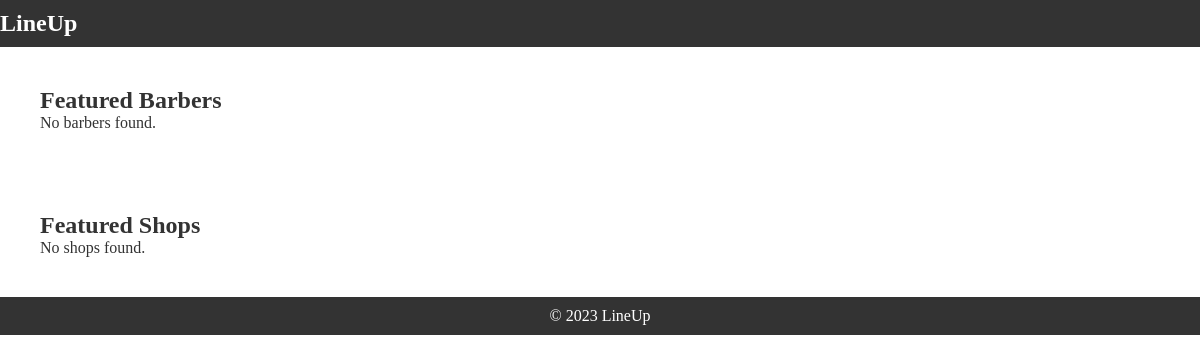
Before: /index/ with the older database file.
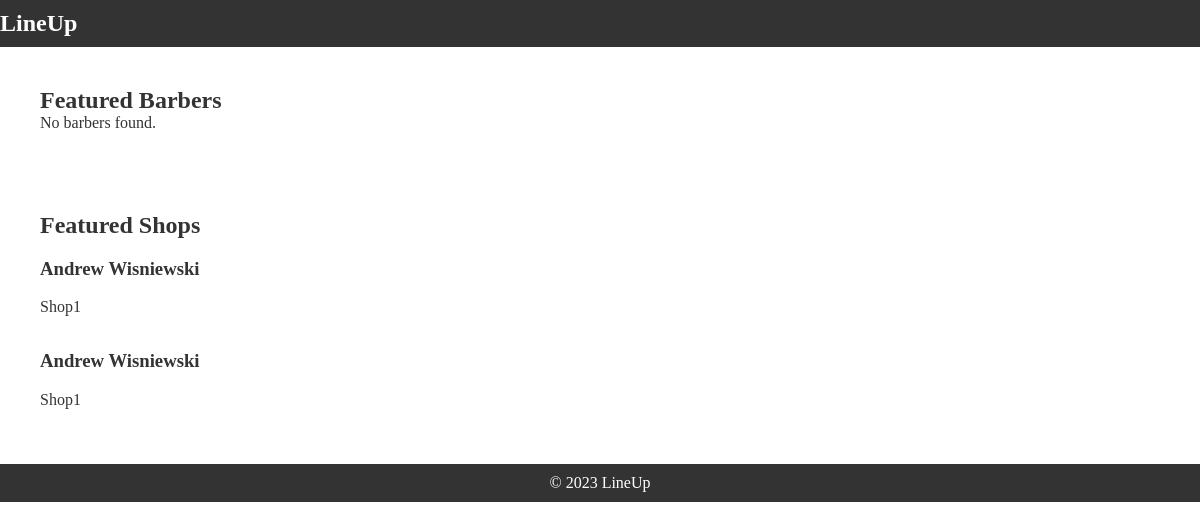
After: the same page with the newer database file.
### LineUp/Barber/models.py (models this page shows, shortened)
class Shop(models.Model):
    name = models.CharField(max_length=100)
    address = models.CharField(max_length=255)
    email = models.EmailField()
    phone_number = models.CharField(max_length=12)
    owner = models.ForeignKey(Owner, on_delete=models.SET_NULL, null=True, related_name='owned_shops')
    affiliation_code = models.CharField(max_length=10, unique=True, blank=True)
    description = models.TextField(blank=True, null=True)
    barbers = models.ManyToManyField('Barber', related_name='shops', blank=True)
    slug = models.SlugField(unique=True, blank=True)

### LineUp/Barber/views.py (the view)
# urls.py: path('index/', views.index_view, name='index'),
def index_view(request):
    all_barbers = list(Barber.objects.all())
    all_shops = list(Shop.objects.all())
    random_barbers = random.sample(all_barbers, min(len(all_barbers), 5))
    random_shops = random.sample(all_shops, min(len(all_shops), 5))
    context = {
        'random_barbers': random_barbers,
        'random_shops': random_shops,
    }
    return render(request, 'Barber/index.html', context)

### LineUp/Barber/templates/Barber/index.html (shortened to what this page needs)
{% load static %}
<!DOCTYPE html>
<html lang="en">
<head>
    <link rel="stylesheet" type="text/css" href="{% static 'Barber/styles.css' %}">
</head>
<body>
    <nav class="navbar" style="background-color: #333; color: white; padding: 10px 0;">
        <div class="container">
            <h1 class="title has-text-white">LineUp</h1>
        </div>
    </nav>
    <section id="random-barbers">
        <h2>Featured Barbers</h2>
        <div>
            {% for barber in random_barbers %}
            <div class="barber" style="display: flex; align-items: center; margin-bottom: 15px;">
                <img src="{% if barber.user.profile_pic %}{{ barber.user.profile_pic.url }}{% else %}path/to/default/image.jpg{% endif %}"
                     alt="Profile Picture of {{ barber.user.username }}"
                     style="width: 50px; height: 50px; border-radius: 50%; margin-right: 10px;">
                <div>
                    <h3><a href="{% url 'barberProfileView' slug=barber.user.slug %}" style="text-decoration: none; color: inherit;">{{ barber.user.username }}</a></h3>
                    <p>Average Rating: {% if barber.average_rating %}{{ barber.average_rating|floatformat:2 }}/5{% else %}No Reviews{% endif %}</p>
                </div>
            </div>
        {% empty %}
            <p>No barbers found.</p>
        {% endfor %}
        </div>
    </section>
    <section id="featured-shops">
        <h2>Featured Shops</h2>
        <div>
            {% for shop in random_shops %}
            <div class="shop" style="display: flex; align-items: center; margin-bottom: 15px;">
                <div>
                    <h3><a href="{% url 'shop_detail' slug=shop.slug %}" style="text-decoration: none; color: inherit;">{{ shop.name }}</a></h3>
                    <p>{{ shop.description|truncatewords:10 }}</p>
                </div>
            </div>
            {% empty %}
                <p>No shops found.</p>
            {% endfor %}
        </div>
    </section>
    <footer>
        <p>&copy; 2023 LineUp</p>
    </footer>
</body>
</html>

Changed rows visible on the page:
added Shop: name "Andrew Wisniewski", description "Shop1"
added Shop: name "Andrew Wisniewski", description "Shop1"
Other visible differences:
text no longer shown: "No shops found."
